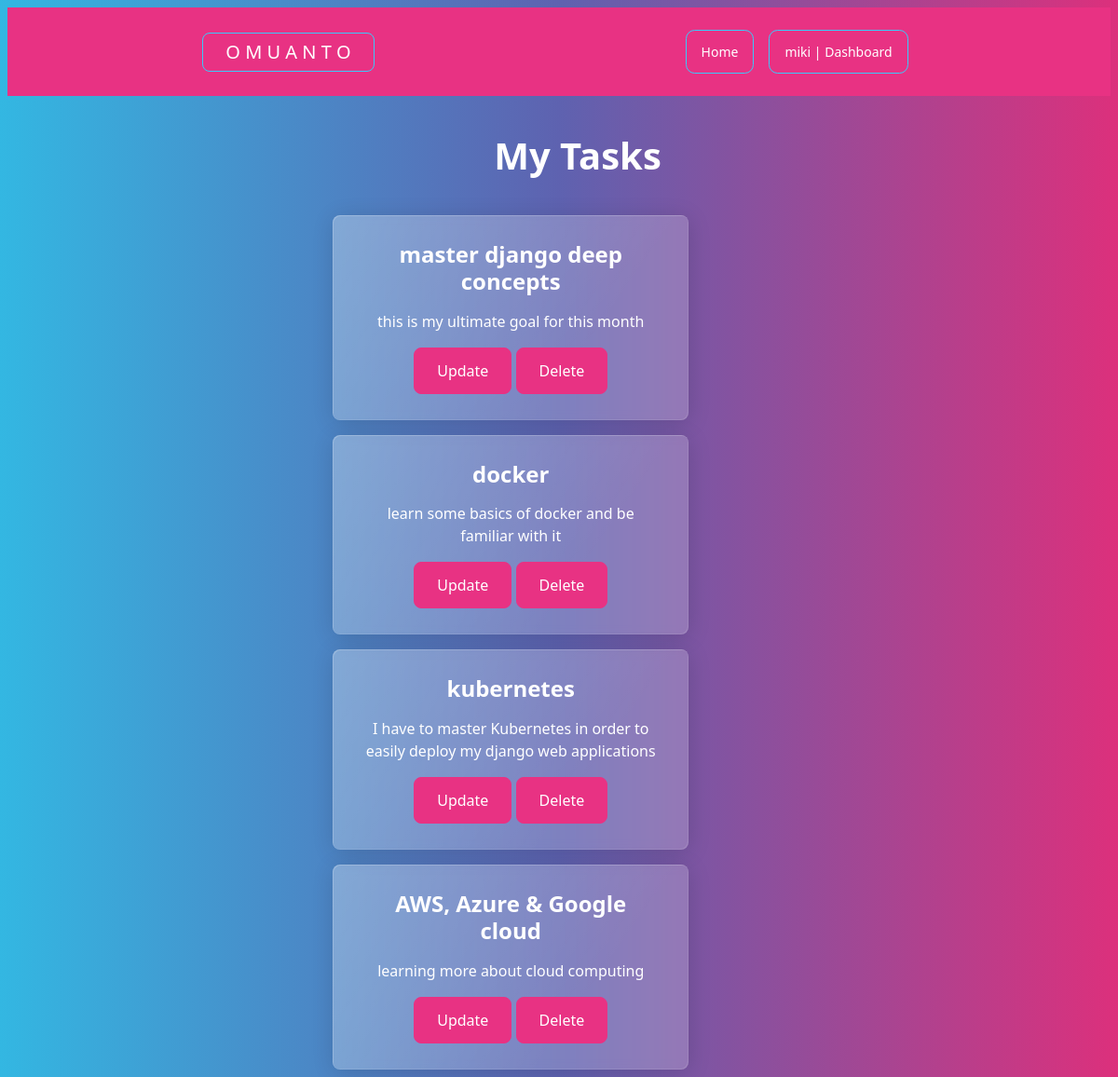
/viewtask/ (signed in), run on the app's committed database.
### mainapp/models.py (models this page shows, shortened)
class Task(models.Model):
    title = models.CharField(max_length=100, null=True)
    content = models.CharField(max_length=1000, null=True, blank=True)
    date_posted = models.TimeField(auto_now=True, null=True)
    user = models.ForeignKey(User, max_length=10, on_delete=models.CASCADE, null=True)

### mainapp/views.py (the view)
# urls.py: path("viewtask/", views.viewtask, name="viewtask"),
@login_required(login_url='login')
def viewtask(request):
    curr_user = request.user.id
    task = Task.objects.all().filter(user=curr_user)
    context = {'task': task}
    return render(request, 'profile/viewtask.html', context = context)

### templates/profile/viewtask.html (shortened to what this page needs)
{% extends 'base.html' %}
{% load static %}
{% block content %}
<!DOCTYPE html>
<html lang="en">
<head>
    <link rel="stylesheet" href="{% static 'css/style.css' %} ">
</head>
<body>
    <div class="container-fluid mx-auto row col-8">
        <div class="row">
            <h1 class="text-center m-3"> My Tasks </h1>
            {% for tsk in task %}
                <div class="mx-auto col-8">
                    <div class="col-sm-10">
                        <div class="card m-1 row">
                            <div class="card-body">
                                <h4 class="card-title">{{ tsk.title }}</h4>
                                    <p class="card-text">{{ tsk.content }}</p>
                                <a href="{% url 'updatetask' tsk.id %} " class="btn btn-primary">Update</a>
                                <a href="{% url 'deletetask' tsk.id %} " class="btn btn-primary">Delete</a>
                            </div>
                        </div>
                    </div>
                </div>
            {% endfor %}
        </div>
    </div>
</body>
</html>
{% endblock %}

### templates/base.html (shortened to what this page needs)
{% load static %}
<!DOCTYPE html>
<html lang="en">
<head>
    <link rel="stylesheet" href="https://bootswatch.com/5/quartz/bootstrap.min.css">
    <link rel="stylesheet" href="{% static 'css/style.css' %}"
    <link href="https://cdn.jsdelivr.net/npm/bootstrap@5.3.0-alpha1/dist/css/bootstrap.min.css" rel="stylesheet">
</head>
<body>
    <nav class="navbar m-1 navbar-expand-lg navbar-dark bg-primary justify-content-center">
        <div class="container-fluid mx-auto col-8">
                {% if user.is_authenticated %}
                <a class="navbar-brand btn btn-outline-info" href="{% url 'home' %}">O M U A N T O</a>
                {% else %}
                <a class="navbar-brand  btn btn-outline-info" href="{% url 'login' %}">O M U A N T O</a>
                {% endif %}
          <div class="collapse navbar-collapse" id="navbarSupportedContent">
            <ul class="navbar-nav ms-auto mb-2 mb-lg-0">
              <li class="nav-item m-1 btn btn-outline-info btn-sm">
                <a class="nav-link active" aria-current="page" href="{% url 'home' %}">Home</a>
              </li>
              <li class="nav-item m-1 btn btn-outline-info btn-sm">
                {% if user.is_authenticated %}
                    <a class="nav-link active" href="{% url 'dashboard'%}">{{ user.username }} | Dashboard</a>
                {% else %}
                    <a class="nav-link  active" href="{% url 'register'%}">Register </a>
              {% endif %}
              </li>
            </ul>
          </div>
        </div>
      </nav>
{% block content %}
{% endblock %}
</body>
</html>

### static/css/style.css (style rules this page uses)
body { color: white; justify-content: center; text-align: center; }
a { text-decoration: none; }
h1, h2 { margin-top: 40px; }

### data on the page
Task: title "master django deep concepts", content "this is my ultimate goal for this month"
Task: title "docker", content "learn some basics of docker and be familiar with it"
Task: title "kubernetes", content "I have to master Kubernetes in order to easily deploy my django web applications"
Task: title "AWS, Azure & Google cloud", content "learning more about cloud computing"

### other printed values
{{ user.username }} "miki"
